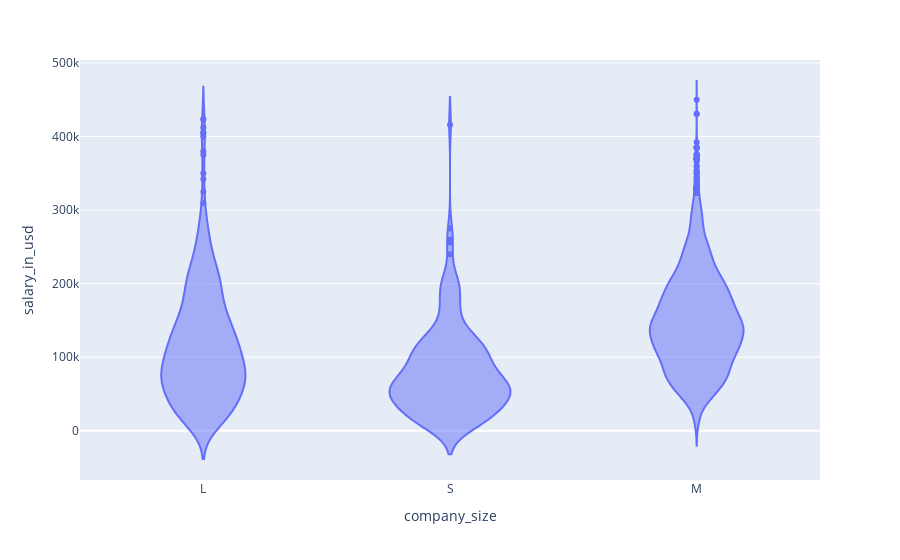

This figure's notebook cell:
### Code cell
fig = px.violin(mini_project_dataset, x="company_size", y="salary_in_usd")
fig.show()

### Figure 1 — Plotly figure (JSON) as saved in the notebook; plotly's stock layout.template omitted (floating-point values rounded to 4 significant figures; data arrays with more than 128 entries replaced by an {"elided": "..."} marker saying what was removed)
{"data": [{"alignmentgroup": "True", "box": {"visible": false}, "hovertemplate": "company_size=%{x}<br>salary_in_usd=%{y}<extra></extra>", "legendgroup": "", "marker": {"color": "#636efa"}, "name": "", "offsetgroup": "", "orientation": "v", "scalegroup": "True", "showlegend": false, "type": "violin", "x": {"elided": "5561 str values"}, "x0": " ", "xaxis": "x", "y": {"elided": "5561 int values"}, "y0": " ", "yaxis": "y"}], "layout": {"legend": {"tracegroupgap": 0}, "margin": {"t": 60}, "violinmode": "group", "xaxis": {"anchor": "y", "domain": [0, 1], "title": {"text": "company_size"}}, "yaxis": {"anchor": "x", "domain": [0, 1], "title": {"text": "salary_in_usd"}}}}
